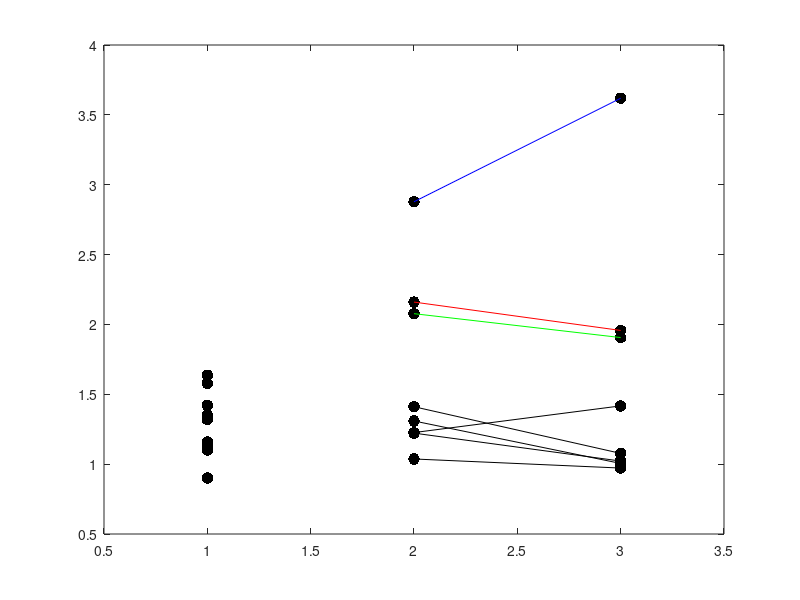
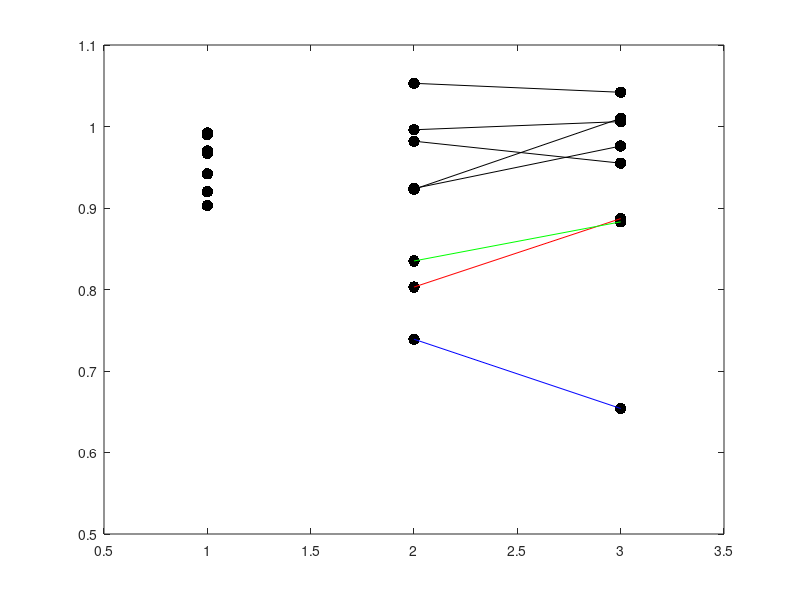
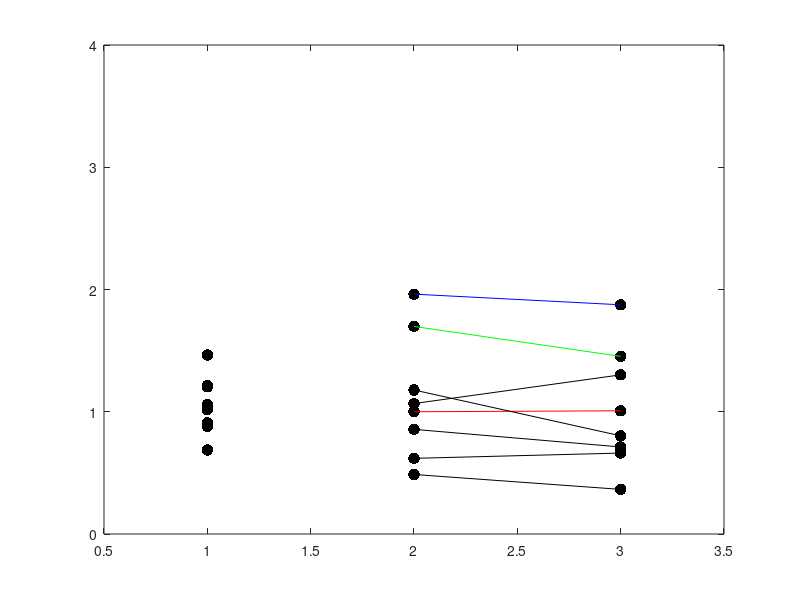
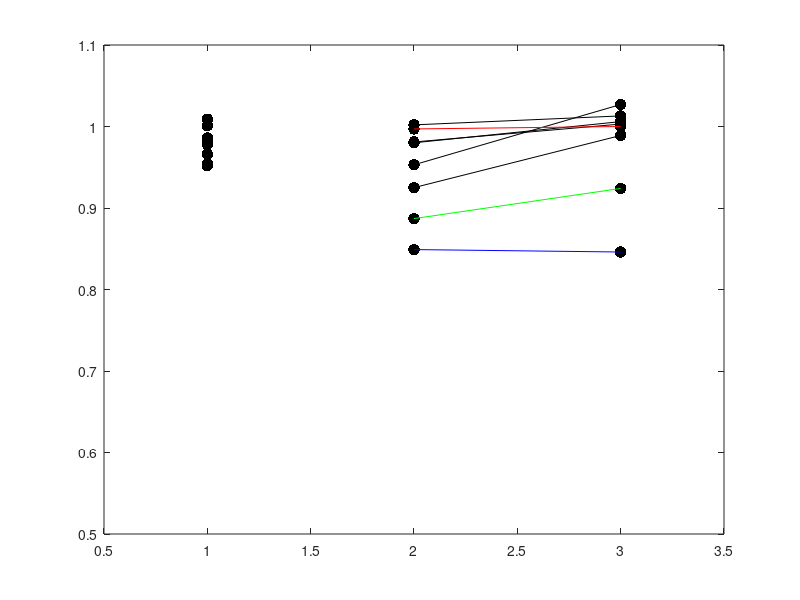

Reproduce these figures in MATLAB, in order.
function patient_plots()
%PATIENT_PLOTS Summary of this function goes here
%   Detailed explanation goes here


% COMPARISON PLOTS
% PRIMARY ERROR
% 
colz = [1 1 1 1 1 1 1 1 1 2 2 2 2 2 2 2 2 3 3 3 3 3 3 3 3];
valz = [1.132 1.351 1.637 1.159 1.578 0.901 1.421 1.319 1.101 1.309 1.037 1.411 1.226 2.160 1.222 2.077 2.878 1.005 0.972 1.077 1.417 1.957 1.022 1.906 3.619];
p1 = [1.309	1.005];
p2 = [1.037	0.972];
p3 = [1.411	1.077];
p4 = [1.226	1.417];
p5 = [2.160	1.957];
p6 = [1.222	1.022];
p7 = [2.077	1.906];
p8 = [2.878	3.619];
col2 = [2 3];

figure('Name','No break trials primary error','NumberTitle','off')
plot(colz,valz,'.k','MarkerSize',25);
hold all
plot(col2,p1,'k')
plot(col2,p2,'k')
plot(col2,p3,'k')
plot(col2,p4,'k')
plot(col2,p5,'r')
plot(col2,p6,'k')
plot(col2,p7,'g')
plot(col2,p8,'b')
axis([.5,3.5,.5,4])

% % PRIMARY GAIN

colz = [1 1 1 1 1 1 1 1 1 2 2 2 2 2 2 2 2 3 3 3 3 3 3 3 3];
valz = [0.970 0.970 0.903 0.942 0.967 0.990 0.920 0.968 0.992 1.053 0.996 0.982 0.923 0.803 0.924 0.835 0.739 1.042 1.006 0.955 1.010 0.887 0.976 0.883 0.654]

p1 = [1.053	1.042];
p2 = [0.996	1.006];
p3 = [0.982	0.955];
p4 = [0.923	1.010];
p5 = [0.803	0.887];
p6 = [0.924	0.976];
p7 = [0.835	0.883];
p8 = [0.739	0.654];
col2 = [2 3];

figure('Name','No break trials primary gain','NumberTitle','off')
plot(colz,valz,'.k','MarkerSize',25);
hold all
plot(col2,p1,'k')
plot(col2,p2,'k')
plot(col2,p3,'k')
plot(col2,p4,'k')
plot(col2,p5,'r')
plot(col2,p6,'k')
plot(col2,p7,'g')
plot(col2,p8,'b')
axis([.5,3.5,.5,1.1]) 

% % FINAL ERROR
% 
colz = [1 1 1 1 1 1 1 1 1 2 2 2 2 2 2 2 2 3 3 3 3 3 3 3 3];
valz = [0.880 1.034 1.204 0.910 1.464 0.688 1.058 1.214 1.017 0.487 0.856 0.619 1.067 1.000 1.178 1.698 1.962 0.365 0.712 0.662 1.302 1.008 0.803 1.453 1.875];

p1 = [0.487 0.365];
p2 = [0.856 0.712];
p3 = [0.619 0.662];
p4 = [1.067 1.302];
p5 = [1.000 1.008];
p6 = [1.178 0.803];
p7 = [1.698 1.453];
p8 = [1.962 1.875];
col2 = [2 3];

figure('Name','No break trials final error','NumberTitle','off')
plot(colz,valz,'.k','MarkerSize',25);
hold all
plot(col2,p1,'k')
plot(col2,p2,'k')
plot(col2,p3,'k')
plot(col2,p4,'k')
plot(col2,p5,'r')
plot(col2,p6,'k')
plot(col2,p7,'g')
plot(col2,p8,'b')
axis([.5,3.5,.0,4])

% % Final GAIN

colz = [1 1 1 1 1 1 1 1 1 2 2 2 2 2 2 2 2 3 3 3 3 3 3 3 3];
valz = [0.980 1.001 0.986 0.966 0.978 1.009 0.978 0.954 0.952 1.002 0.980 0.981 0.953 0.997 0.925 0.887 0.849 1.013 1.006 1.003 1.027 1.000 0.989 0.924 0.846];

p1 = [1.002 1.013];
p2 = [0.980 1.006];
p3 = [0.981 1.003];
p4 = [0.953 1.027];
p5 = [0.997 1.000];
p6 = [0.925 0.989];
p7 = [0.887 0.924];
p8 = [0.849 0.846];
col2 = [2 3];

figure('Name','No break trials final gain','NumberTitle','off')
plot(colz,valz,'.k','MarkerSize',25);
hold all
plot(col2,p1,'k')
plot(col2,p2,'k')
plot(col2,p3,'k')
plot(col2,p4,'k')
plot(col2,p5,'r')
plot(col2,p6,'k')
plot(col2,p7,'g')
plot(col2,p8,'b')
axis([.5,3.5,.5,1.1]) 
end

